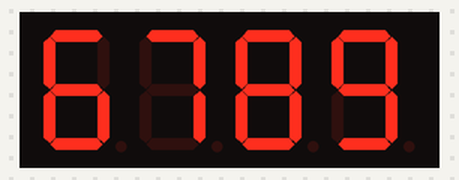
Bench run of a sketch on a simulated Arduino Uno, built with avr-gcc and run on an emulated ATmega328P. Shown: 4-digit seven-segment display. At 10.1 s the program stops and its outputs stay as they are.

Above: at 0.1 s.
At 2.1 s:
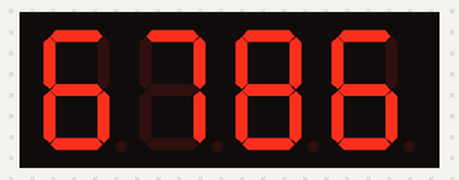
At 6.1 s:
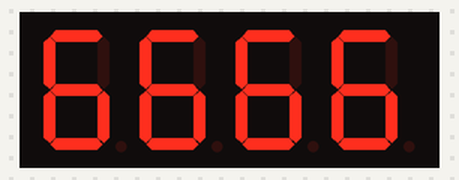

The sketch:

Lat_10.ino
```cpp
#include <Arduino.h>
#include <TM1637Display.h>

// Module connection pins (Digital Pins)
#define CLK 22
#define DIO 24

// The amount of time (in milliseconds) between tests
#define TEST_DELAY   2000

const uint8_t SEG_DONE[] = {
  SEG_B | SEG_C | SEG_D | SEG_E | SEG_G,           // d
  SEG_A | SEG_B | SEG_C | SEG_D | SEG_E | SEG_F,   // O
  SEG_C | SEG_E | SEG_G,                           // n
  SEG_A | SEG_D | SEG_E | SEG_F | SEG_G            // E
};

TM1637Display display(CLK, DIO);


void setup()
{
}

void loop() {

  int a = 6;
  int b = 7;
  int c = 8;
  int d = 9;


  int k;
  uint8_t data[] = { 0xff, 0xff, 0xff, 0xff };
  uint8_t blank[] = { 0x00, 0x00, 0x00, 0x00 };
  display.setBrightness(0x0f);

  // Selectively set different digits

  data[0] = display.encodeDigit(a);
  data[1] = display.encodeDigit(b);
  data[2] = display.encodeDigit(c);
  data[3] = display.encodeDigit(d);
  display.setSegments(data);
  delay(TEST_DELAY);

    for(k = 3; k >= 0; k--) {
  display.setSegments(data, 1, k);
  delay(TEST_DELAY);
  }

  while (1);
}
```
